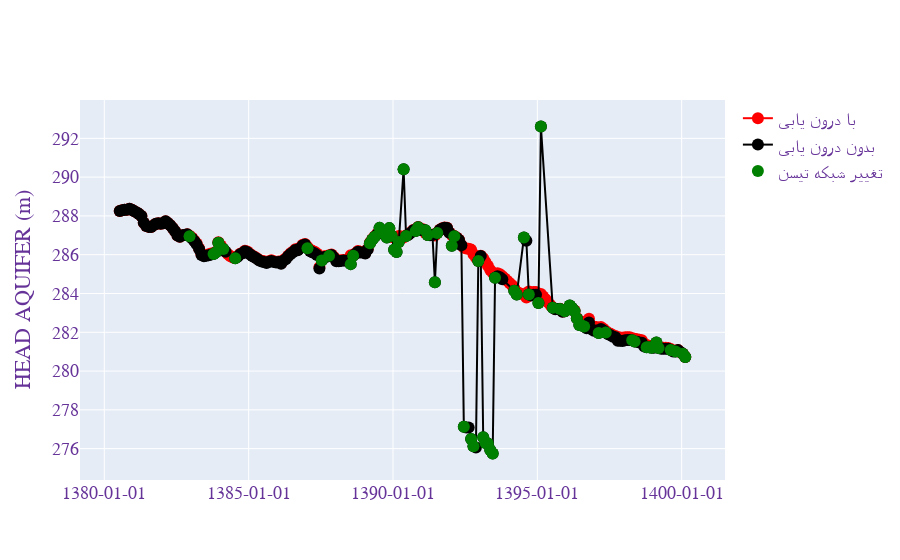

Notebook cell for this chart:
### Code cell
df_original = Data_Original.groupby(by=['MAHDOUDE_NAME', 'AQUIFER_NAME', 'DATE_GREGORIAN', 'DATE_PERSIAN']).mean().reset_index()
df_original = df_original[df_original["HEAD_AQUIFER_THISSEN"] >= 250]
df_interpolate = Data_Interpolate.groupby(by=['MAHDOUDE_NAME', 'AQUIFER_NAME', 'DATE_GREGORIAN', 'DATE_PERSIAN']).mean().reset_index()

clc = data_aquifer[data_aquifer["CHECK_LOCATION_CONDI"]]
clc = clc[clc["HEAD_AQUIFER_THISSEN"] >= 250]
# Create Traces
fig = go.Figure()

fig.add_trace(
    go.Scatter(
        x=df_interpolate["DATE_PERSIAN"],
        y=df_interpolate["HEAD_AQUIFER_THISSEN"],
        mode='lines+markers',
        name='با درون یابی',
        marker=dict(
            color='red',
            size=12,
        )
    )
)



fig.add_trace(
    go.Scatter(
        x=df_original["DATE_PERSIAN"],
        y=df_original["HEAD_AQUIFER_THISSEN"],
        mode='lines+markers',
        name='بدون درون یابی',
        marker=dict(
            color='black',
            size=12,
        )
    )
)



fig.add_trace(
    go.Scatter(
        x=clc["DATE_PERSIAN"],
        y=clc["HEAD_AQUIFER_THISSEN"],
        mode='markers',
        name='تغییر شبکه تیسن',
        marker=dict(
            color='green',
            size=12,
        )
    )
)






fig.update_layout(
    yaxis_title="HEAD AQUIFER (m)",
    font=dict(
        family="Courier New, monospace",
        size=18,
        color="RebeccaPurple"
    ),
    xaxis=dict(
        tickformat="%Y-%m-%d"
    ),
)

fig.show()

### Figure 1 — Plotly figure (JSON) as saved in the notebook; plotly's stock layout.template omitted (floating-point values rounded to 4 significant figures; data arrays with more than 128 entries replaced by an {"elided": "..."} marker saying what was removed)
{"data": [{"marker": {"color": "red", "size": 12}, "mode": "lines+markers", "name": "با درون یابی", "type": "scatter", "x": {"elided": "236 str values"}, "y": {"elided": "236 float values"}}, {"marker": {"color": "black", "size": 12}, "mode": "lines+markers", "name": "بدون درون یابی", "type": "scatter", "x": {"elided": "221 str values"}, "y": {"elided": "221 float values"}}, {"marker": {"color": "green", "size": 12}, "mode": "markers", "name": "تغییر شبکه تیسن", "type": "scatter", "x": ["1382-12-15", "1383-10-15", "1383-11-15", "1383-12-15", "1384-2-15", "1384-7-15", "1387-1-15", "1387-7-15", "1387-10-15", "1388-7-15", "1388-8-15", "1389-3-15", "1389-4-15", "1389-5-15", "1389-7-15", "1389-8-15", "1389-9-15", "1389-10-15", "1389-11-15", "1389-12-15", "1390-1-15", "1390-2-15", "1390-3-15", "1390-5-15", "1390-6-15", "1390-10-15", "1390-11-15", "1391-2-15", "1391-3-15", "1391-6-15", "1391-7-15", "1392-1-15", "1392-2-15", "1392-6-15", "1392-9-15", "1392-10-15", "1392-12-15", "1393-2-15", "1393-3-15", "1393-4-15", "1393-5-15", "1393-6-15", "1393-7-15", "1394-3-15", "1394-4-15", "1394-7-15", "1394-9-15", "1395-1-15", "1395-2-15", "1395-7-15", "1395-10-15", "1395-12-15", "1396-1-15", "1396-2-15", "1396-3-15", "1396-4-15", "1396-5-15", "1396-6-15", "1396-7-15", "1396-8-15", "1397-2-15", "1397-5-15", "1398-4-15", "1398-5-15", "1398-10-15", "1398-11-15", "1398-12-15", "1399-2-15", "1399-3-15", "1399-8-15", "1399-10-15", "1400-1-15", "1400-2-15"], "y": [287.0, 286.0, 286.1, 286.6, 286.3, 285.8, 286.3, 285.7, 285.9, 285.5, 285.9, 286.6, 286.8, 286.9, 287.4, 287.1, 287.1, 286.9, 287.4, 287.0, 286.3, 286.1, 286.6, 290.4, 287.0, 287.2, 287.4, 287.3, 287.0, 284.6, 287.1, 286.5, 286.9, 277.1, 276.5, 276.1, 285.7, 276.6, 276.3, 276.3, 275.9, 275.7, 284.8, 284.1, 283.9, 286.9, 284.0, 283.5, 292.6, 283.3, 283.2, 283.1, 283.2, 283.4, 283.2, 283.1, 282.7, 282.4, 282.4, 282.3, 282.0, 282.0, 281.6, 281.5, 281.2, 281.2, 281.2, 281.5, 281.2, 281.1, 281.0, 280.9, 280.7]}], "layout": {"font": {"color": "RebeccaPurple", "family": "Courier New, monospace", "size": 18}, "xaxis": {"tickformat": "%Y-%m-%d"}, "yaxis": {"title": {"text": "HEAD AQUIFER (m)"}}}}
